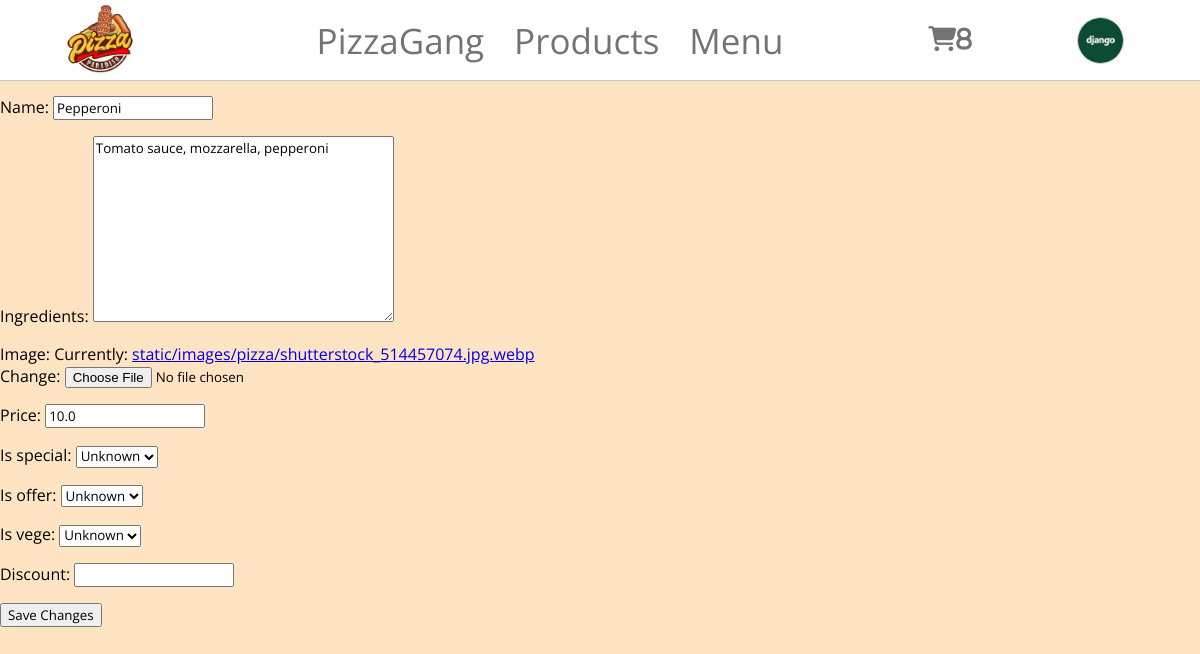
/pizza/edit/4/ (signed in), run on an earlier commit of the app's database.
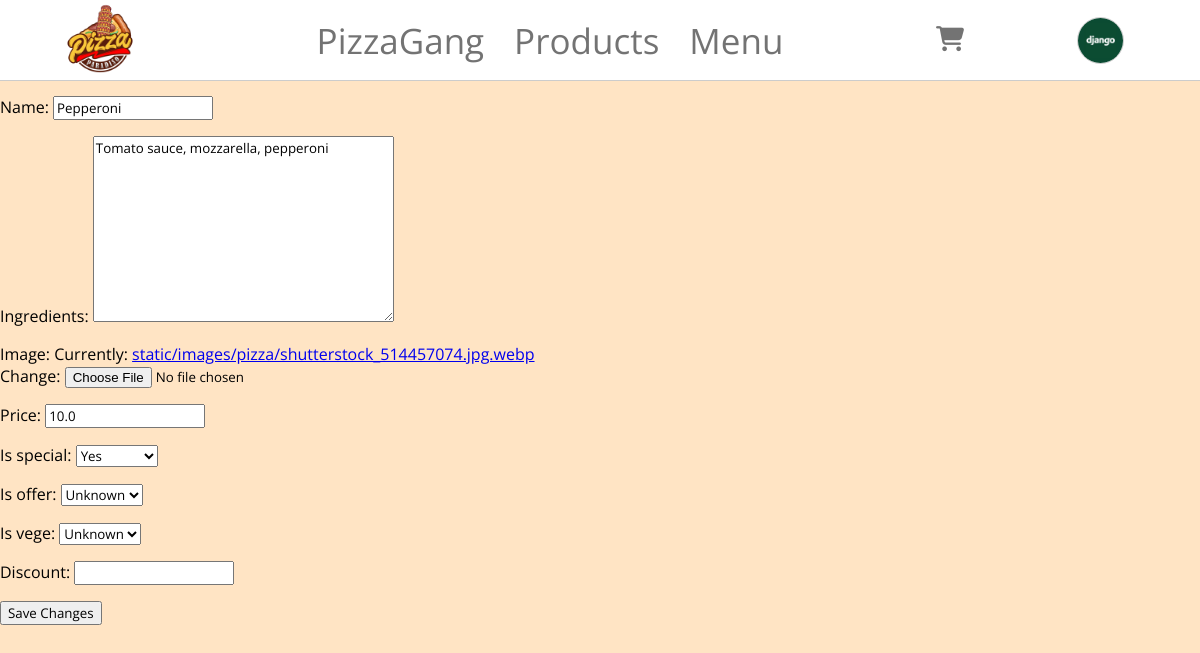
And on a later commit of the database.
### PizzaGang/main/models.py (models this page shows, shortened)
class Pizza(models.Model):
    name = models.CharField(max_length=30)
    ingredients = models.TextField()
    image = models.ImageField(upload_to='static/images/pizza/')
    price = models.FloatField()
    is_special = models.BooleanField(blank=True, null=True)
    is_offer = models.BooleanField(blank=True, null=True)
    is_vege = models.BooleanField(blank=True, null=True)
    discount = models.IntegerField(blank=True, null=True)

### PizzaGang/main/views.py (the view)
# urls.py: path('edit/<int:pk>/', EditPizzaView, name='edit_pizza'),
def EditPizzaView(request, pk):
    pizza = Pizza.objects.get(pk=pk)
    if request.method == 'POST':
        form = PizzaForm(request.POST, request.FILES, instance=pizza)
        if form.is_valid():
            form.save()
            return redirect('menu')
    else:
        form = PizzaForm(instance=pizza)
    context = {
        'form': form,
        'pizza': pizza
    }
    return render(request, 'pizza/edit_pizza.html', context)

### PizzaGang/main/forms.py
class PizzaForm(forms.ModelForm):
    class Meta:
        model = Pizza
        fields = '__all__'

### PizzaGang/main/context_processors.py (called while the page is built)
def get_cart_items_count(request):
    user = request.user
    cart = Cart.objects.get(user=user)
    cart_items = CartItem.objects.filter(cart=cart)
    cart_items_count = cart_items.count()
    return {'cart_items_count': cart_items_count}

### templates/pizza/edit_pizza.html (shortened to what this page needs)
{% extends 'base/base.html' %}
{% block content %}
<form action="{% url 'edit_pizza' pizza.pk %}" method="post" enctype="multipart/form-data">
    {{ form.as_p }}
    <button type="submit">Save Changes</button>
</form>
{% endblock %}

### templates/base/base.html (shortened to what this page needs)
{% load static %}
<!DOCTYPE html>
<html lang="en">
<head>
</head>
<body>
<div class="header">
    <div class="logo-container">
        <a href="{% url 'home' %}">
            <img src="{% static 'images/logo.png' %}" alt="logo">
        </a>
    </div>
    <div class="menu-container">
        <div>
            <a href="">PizzaGang</a>
        </div>
        <div>
            <a href="">Products</a>
        </div>
        <div>
            <a href="{% url 'menu' %}">Menu</a>
        </div>
    </div>
    <div class="cart-container-base">
        <a href="{% url 'show_cart' %}">
            {% if cart_items_count > 0 %}
                <i class="fa-solid fa-cart-shopping fa-beat-fade">{{ cart_items_count }}</i>
            {% else %}
                <i class="fa-solid fa-cart-shopping"></i>
            {% endif %}
        </a>
    </div>
    <div class="avatar-container">
        {% if user.is_authenticated %}
                <a href="{% url 'show_user' user.pk %}">
                    <div class="img-selector">
                        {% if user.profile.avatar %}
                            <img src="{{ user.profile.avatar.url }}" alt="avatar">
                        {% else %}
                            <img src="{% static 'images/avatars/default-avatar.jpg' %}" alt="default-avatar">
                        {% endif %}
                    </div>
                </a>
        {% else %}
            <a class="sign_in" href="{% url 'sign_in' %}">Sign In</a>
        {% endif %}
    </div>
</div>
{% block content %}
{% endblock %}
</body>
</html>

What changed in the data, as far as the page shows it:
changed Pizza "Pepperoni": is_special "Unknown" → "Yes"
Also different on the page:
{{ cart_items_count }}: "8" → (not shown)
